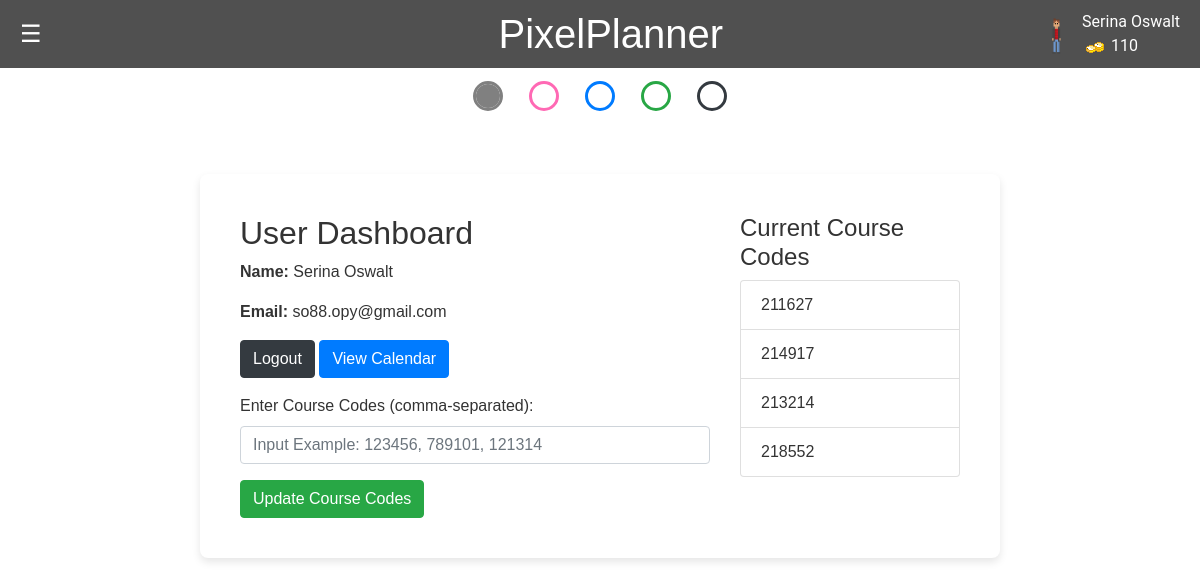
/settings (signed in), run on the app's committed database.
### app.py (models this page shows, shortened)
class User(db.Model):
    id = db.Column(db.Integer, primary_key=True)
    name = db.Column(db.String(100), nullable=False)
    email = db.Column(db.String(100), unique=True)
    password = db.Column(db.String(100))
    canvas_api_key = db.Column(db.String(255))
    course_codes_list = db.Column(db.String(255))
    avatar = db.Column(db.String(255))
    coins = db.Column(db.Integer)
    color_picker_unlocked = db.Column(db.Boolean, default=False)
    user_items = db.relationship('UserItem', backref='user', lazy=True, cascade="all, delete, delete-orphan")

### app.py (the view, shortened to what this page needs)
@app.route('/settings', methods=['GET', 'POST'])
def settings():
    if 'email' in session:
        user = User.query.filter_by(email=session['email']).first()
        course_codes = user.course_codes_list.split(',') if user.course_codes_list else []
        return render_template('settings.html', user=user, course_codes=course_codes)
    return redirect(url_for('login'))

### templates/settings.html (shortened to what this page needs)
<!DOCTYPE html>
<html lang="en">
<head>
  <link rel="stylesheet" href="https://cdn.jsdelivr.net/npm/bootstrap@4.6.2/dist/css/bootstrap.min.css">
  <link rel="stylesheet" href="/static/css/styles.css">
</head>
<body>
    <header>
        <div class="menu-icon" onmouseover="openNav()" onmouseout="closeNav()">&#9776;</div>
        <h1>PixelPlanner</h1>
        <div class="profile-info">
            <img src="{{ url_for('static', filename='images/' + user.avatar) }}" alt="User Avatar" class="avatar">
            <div class="player-info">
                <span class="player-name">{{session.get('user_name', 'Guest')}}</span>
                <span class="player-coins"><img src="{{ url_for('static', filename='images/coin.png') }}" alt="Coin"> {{
                    user.coins }}</span>
            </div>
    </header>
{% if user.color_picker_unlocked %}
<form class="color-picker">
    <fieldset>
        <input type="radio" name="theme" id="light" checked>
        <input type="radio" name="theme" id="pink">
        <input type="radio" name="theme" id="blue">
        <input type="radio" name="theme" id="green">
        <input type="radio" name="theme" id="dark">
    </fieldset>
</form>
{% else %}
<p class="locked-feature-notice">Visit the Shop to Unlock Themes</p>
{% endif %}
<div class="settings-container">
    <div class="row justify-content-center">
        <div class="col-sm-8">
            <h2>User Dashboard</h2>
            <p><b>Name: </b>{{ user.name }}</p>
            <p><b>Email: </b>{{ user.email }}</p>
            <a href="/logout" class="btn btn-dark">Logout</a>
            <a href="/canvas-calendar" class="btn btn-primary">View Calendar</a>
            <form action="/settings" method="POST" class="mt-3">
                <div class="form-group">
                    <label for="courseCodes">Enter Course Codes (comma-separated):</label>
                    <input type="text" class="form-control" id="courseCodes" name="course_codes" required placeholder="Input Example: 123456, 789101, 121314">
                </div>
                <button type="submit" class="btn btn-success">Update Course Codes</button>
            </form>
        </div>
        <div class="col-sm-4">
            <h4>Current Course Codes</h4>
            <ul class="list-group">
                {% for code in course_codes %}
                    <li class="list-group-item">{{ code }}</li>
                {% endfor %}
            </ul>
        </div>
    </div>
</div>
</body>
</html>

### static/css/styles.css (style rules this page uses)
body, html { height: 100%; margin: 0; padding: 0; font-family: Arial, sans-serif; background-color: var(--bg-color); color: var(--text-color); }
body, html { margin: 0; padding: 0; font-family: Arial, sans-serif; }
header { display: flex; justify-content: space-between; align-items: center; background-color: var(--notification-text-color); padding: 10px 20px; position: relative; }
header h1 { margin: 0; flex-grow: 1; text-align: center; color: var(--bg-color) }
.menu-icon { cursor: pointer; font-size: 24px; color: var(--bg-color); }
.profile-info { display: flex; align-items: center; position: absolute; top: 10px; right: 20px; font-family: 'Roboto', sans-serif; color: var(--bg-color); }
.avatar { height: 50px; width: auto; border-radius: 50%; }
.player-info { display: flex; flex-direction: column; margin-left: 10px }
body { font-family: Arial, sans-serif; background-color: var(--bg-color); margin: 0; padding: 0; }
.settings-container { background-color: #ffffff; padding: 40px; border-radius: 8px; box-shadow: 0 4px 8px rgba(0, 0, 0, 0.1); max-width: 800px; width: 100%; margin: 50px auto; color: var(settings-text-color); }
.color-picker>fieldset { border: 0; display: flex; gap: 2rem; width: fit-content; background: fff; padding: 1rem 3rem; margin-inline: auto; border-radius: 0 0 1rem 1rem; }
.color-picker input[type="radio"] { appearance: none; width: 1.5rem; height: 1.5rem; outline: 3px solid var(--radio-color, currentColor); border-radius: 50%; }
.color-picker input[type="radio"]:checked { background: var(--radio-color); }
.color-picker input[type="radio"]#light { --radio-color: gray; }
.color-picker input[type="radio"]#pink { --radio-color: #ff69b4; }
.color-picker input[type="radio"]#blue { --radio-color: #007bff; }
.color-picker input[type="radio"]#green { --radio-color: #28a745; }
.color-picker input[type="radio"]#dark { --radio-color: #343a40; }
:root { --bg-color: #fff; --text-color: #333; --link-color: #007bff; --hover-bg-color: #cccccc; --hover-text-decoration: underline; --notification-text-color: #666; --border-color: #eee; }
:root:has(#light:checked) { --bg-color: #ffffff; --text-color: #333333; --link-color: #1a0dab; --hover-text-decoration: underline; --notification-text-color: #505050; --border-color: #dddddd; --avatar-header: #505050; --background-bg-color: #ffffff; --calendar-bg-color: #ffffff; --todo-header-color: #505050; --toolbar-title-color: #505050; --event-color: #333333; --chat-title-color: #505050; }
a { color: var(--link-color); }

### data on the page
User: avatar (picture), get "Serina Oswalt", coins "110", name "Serina Oswalt", email "so88.opy@gmail.com"

### other printed values
{{ code }} "211627" "214917" "213214" "218552"
